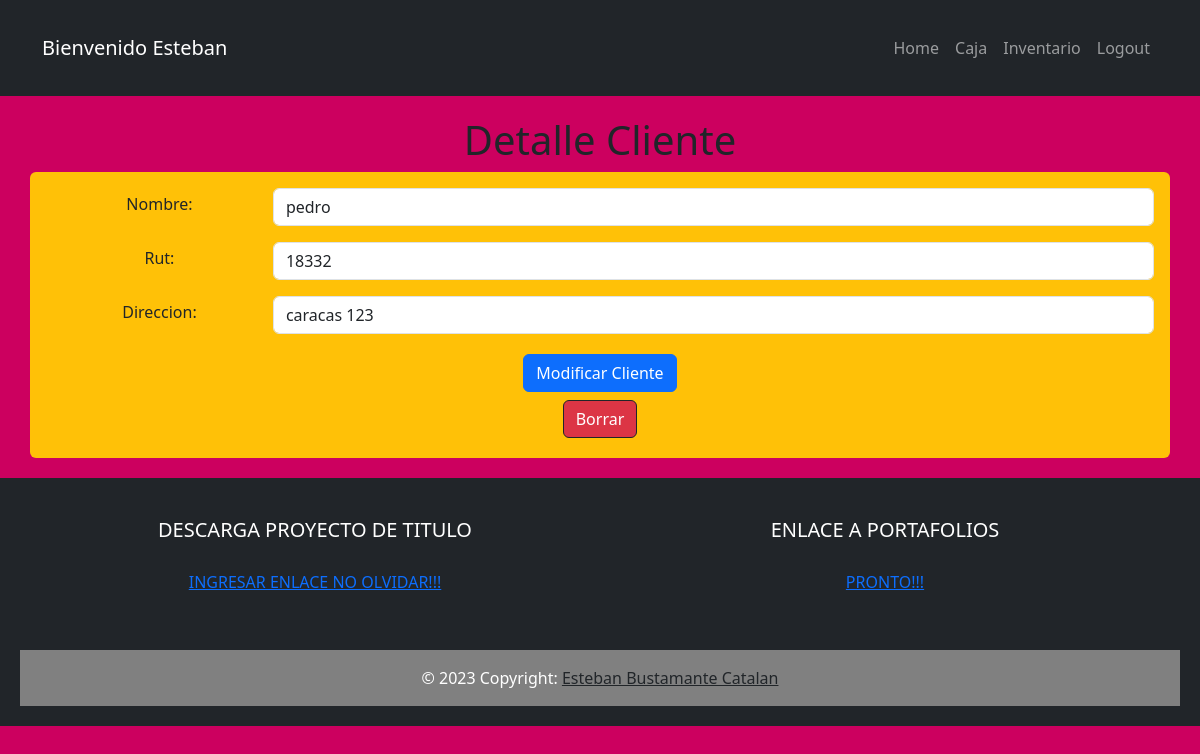
Page /req/buscaProducto/mostrarCliente/3/ (signed in) on the committed database.
### inventario/models.py (models this page shows, shortened)
class Cliente(models.Model):
    nombre = models.CharField(max_length=100)
    rut = models.CharField(max_length=100)
    direccion = models.CharField(max_length=100)

### inventario/views.py (the view)
# urls.py: path('req/buscaProducto/mostrarCliente/<int:cliente_id>/', views.mostrarCliente, name='mostrar_cliente'),
@login_required
def mostrarCliente(request, cliente_id):
    cliente = get_object_or_404(Cliente, pk=cliente_id)
    if request.method == 'POST':
        form = CrearClienteForm(request.POST, instance=cliente)
        if form.is_valid():
            form.save()
            return redirect('req')
    else:
        form = CrearClienteForm(instance=cliente)
    return render(request, 'mostrarCliente.html', {'cliente': cliente, 'form': form})

### inventario/forms.py
class CrearClienteForm(ModelForm):
    class Meta:
        model = Cliente
        fields = ['nombre', 'rut', 'direccion']

### inventario/templates/mostrarCliente.html (shortened to what this page needs)
{% extends 'base.html' %} {% block content%}
<main class="container">
  <h1>Detalle Cliente</h1>
<div class="row">
  <div class="col text-center rounded bg-warning p-3">
    <form action="{% url 'mostrar_cliente' cliente.id %}" method="POST">
      <div class="mb-3 d-flex justify-content-between">
        <label for="nombre" class="form-label w-25 m-1">Nombre:</label>
        <input type="text" class="form-control" id="nombre" value="{{cliente.nombre}}" name="nombre" >
      </div>
      <div class="mb-3 d-flex justify-content-between">
        <label for="rut" class="form-label w-25 m-1">Rut:</label>
        <input type="text" class="form-control" id="rut" value="{{cliente.rut}}" name="rut" />
      </div>
      <div class="mb-3 d-flex justify-content-between">
        <label for="direccion" class="form-label w-25 m-1">Direccion:</label>
        <input type="text" class="form-control" id="direccion" value="{{cliente.direccion}}" name="direccion" />
      </div>
      <button type="submit" class="btn btn-primary m-1">Modificar Cliente</button>
    </form>
    <form action="{% url 'delete_cliente' cliente.id %}" method="POST" onsubmit="return confirmarBorrado();">
      <button class="btn btn-danger m-1 border border-dark" type="submit">Borrar</button>
    </form>
  </div>
</div>
</main>
{% endblock %}

### inventario/templates/base.html (shortened to what this page needs)
{% load static %}
<!DOCTYPE html>
<html lang="en">
<head>
  <link rel="stylesheet" type="text/css" href="{% static 'css/base.css' %}">
  <link href="https://cdn.jsdelivr.net/npm/bootstrap@5.3.1/dist/css/bootstrap.min.css" rel="stylesheet"
>
</head>
<body class="body_BGC">
  <nav class="navbar navbar-expand-lg navbar-dark bg-dark">
    <div class="container">
      {% if user.is_authenticated %}
      <a class="navbar-brand" href="#">Bienvenido {{ user.username }}</a>
      {% else %}
      <a class="navbar-brand" href="#">Navbar</a>
      {% endif %}
      <div class="collapse navbar-collapse" id="navbarNav">
        <ul class="navbar-nav ms-auto">
          <li class="nav-item active">
            <a class="nav-link" href="/"> Home </span></a>
          </li>
          {% if user.is_authenticated %}
          <li class="nav-item">
            <a class="nav-link" href="{% url 'caja' %}">Caja</a>
          </li>
          <li class="nav-item">
            <a class="nav-link" href="{% url 'req' %}">Inventario</a>
          </li>
          <li class="nav-item">
            <a class="nav-link" href="{% url 'signout' %}">Logout</a>
          </li>
          {% endif %}
        </ul>
      </div>
    </div>
  </nav>
  {% block content%}
  {% endblock %}
  <footer class="bg-dark text-white text-center text-lg-start">
    <div class="container">
      <div class="row">
        <div class="col-lg-6 col-md-12 mb-4 mb-md-0">
          <h5 class="text-uppercase text-center">Descarga proyecto de titulo</h5>
          <p class="text-center"><a href="">INGRESAR ENLACE NO OLVIDAR!!!</a>
          </p>
        </div>
        <div class="col-lg-6 col-md-12 mb-4 mb-md-0">
          <h5 class="text-uppercase text-center">Enlace a Portafolios</h5>
          <p class="text-center"><a href="">PRONTO!!!</a>
          </p>
        </div>
      </div>
    </div>
    <div class="text-center p-3" style="background-color: grey;">
      © 2023 Copyright:
      <a class="text-dark" href="">Esteban Bustamante Catalan</a>
    </div>
  </footer>
</body>
</html>

### static/css/base.css (style rules this page uses)
.body_BGC { background-color: rgb(204, 0, 95); }
p { padding: 20px; }
h1 { text-align: center; }
.container { padding: 10px; margin: 10px; }
footer { padding: 20px; }
ul { list-style-type: none; padding: 0; margin: 0; }

### rows in the picture
Cliente: nombre "pedro", rut "18332", direccion "caracas 123"

### other values in the picture
{{ user.username }} "Esteban"
